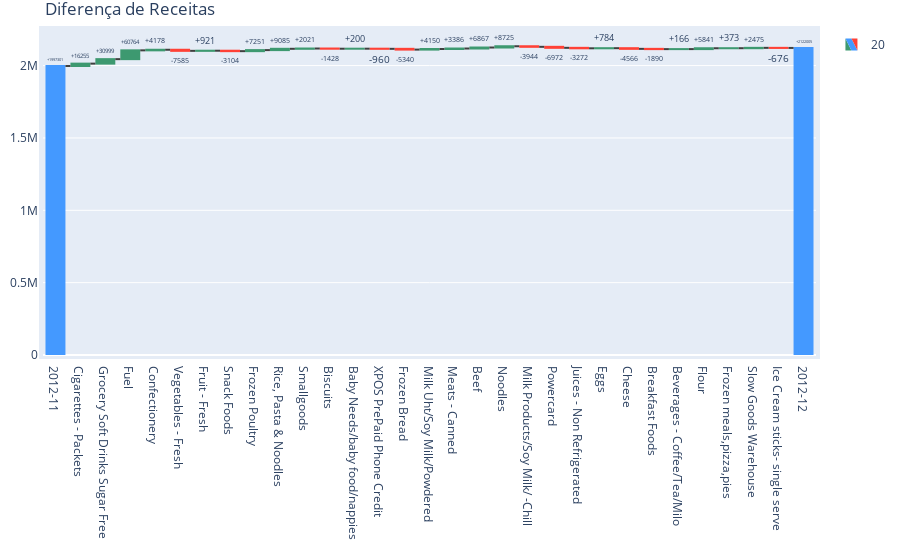

Notebook source saved alongside this figure:
### Code cell
fig = go.Figure(go.Waterfall(
    name = "20", orientation = "v",
    measure = relative_param,
    x = colunas,
    textposition = "outside",
    text = [f'+{item}' if item > 0 else item for item in yy],
    y = yy,
    connector = {"line":{"color":"rgb(63, 63, 63)"}},
))

fig.update_layout(
    xaxis={'type': 'category'},
    height=550,
    margin=dict(l=10, r=20, t=30, b=30, pad=4),
    title = "Diferença de Receitas",
    showlegend = True
)

fig.show()

### Figure 1 — Plotly figure (JSON) as saved in the notebook; plotly's stock layout.template omitted (floating-point values rounded to 4 significant figures)
{"data": [{"connector": {"line": {"color": "rgb(63, 63, 63)"}}, "measure": ["absolute", "relative", "relative", "relative", "relative", "relative", "relative", "relative", "relative", "relative", "relative", "relative", "relative", "relative", "relative", "relative", "relative", "relative", "relative", "relative", "relative", "relative", "relative", "relative", "relative", "relative", "relative", "relative", "relative", "relative", "absolute"], "name": "20", "orientation": "v", "text": ["+1997301", "+16255", "+30999", "+60764", "+4178", "-7585", "+921", "-3104", "+7251", "+9085", "+2021", "-1428", "+200", "-960", "-5340", "+4150", "+3386", "+6867", "+8725", "-3944", "-6972", "-3272", "+784", "-4566", "-1890", "+166", "+5841", "+373", "+2475", "-676", "+2122005"], "textposition": "outside", "type": "waterfall", "x": ["2012-11", "Cigarettes - Packets", "Grocery Soft Drinks Sugar Free", "Fuel", "Confectionery", "Vegetables - Fresh", "Fruit - Fresh", "Snack Foods", "Frozen Poultry", "Rice, Pasta & Noodles", "Smallgoods", "Biscuits", "Baby Needs/baby food/nappies", "XPOS PrePaid Phone Credit", "Frozen Bread", "Milk Uht/Soy Milk/Powdered", "Meats - Canned", "Beef", "Noodles", "Milk Products/Soy Milk/ -Chill", "Powercard", "Juices - Non Refrigerated", "Eggs", "Cheese", "Breakfast Foods", "Beverages - Coffee/Tea/Milo", "Flour", "Frozen meals,pizza,pies", "Slow Goods Warehouse", "Ice Cream sticks- single serve", "2012-12"], "y": [1997301, 16255, 30999, 60764, 4178, -7585, 921, -3104, 7251, 9085, 2021, -1428, 200, -960, -5340, 4150, 3386, 6867, 8725, -3944, -6972, -3272, 784, -4566, -1890, 166, 5841, 373, 2475, -676, 2122005]}], "layout": {"height": 550, "margin": {"b": 30, "l": 10, "pad": 4, "r": 20, "t": 30}, "showlegend": true, "title": {"text": "Diferença de Receitas"}, "xaxis": {"type": "category"}}}
